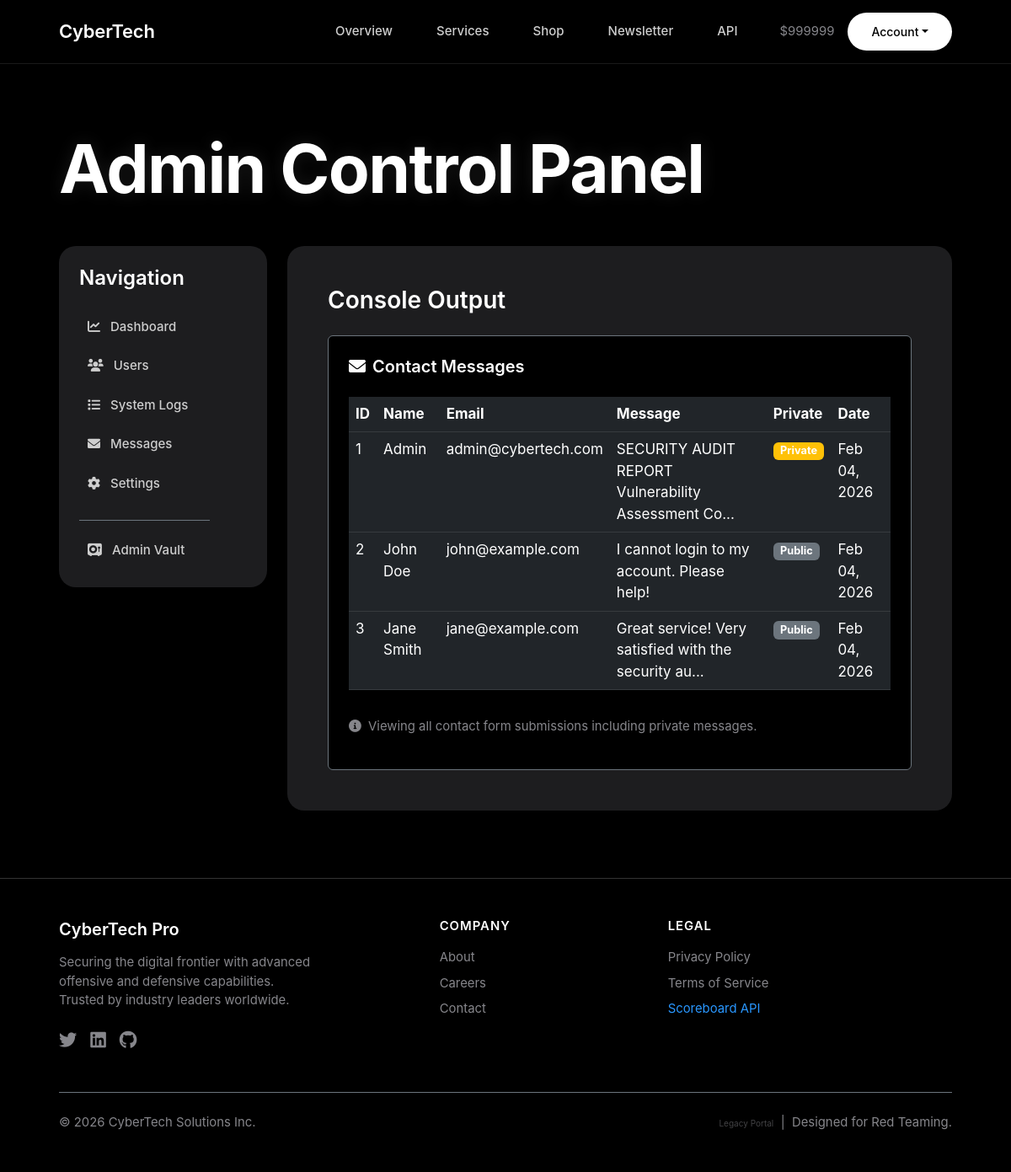
Screenshot of /red-team-new/challenge/admin.php?file=admin_messages (signed in) with the database file from the repository.
### tables this page shows
CREATE TABLE users (
    id INT AUTO_INCREMENT PRIMARY KEY,
    username VARCHAR(50) NOT NULL UNIQUE,
    password VARCHAR(255) NOT NULL,
    email VARCHAR(100),
    role VARCHAR(20) DEFAULT 'user',
    credits INT DEFAULT 100,
    created_at TIMESTAMP DEFAULT CURRENT_TIMESTAMP
);

CREATE TABLE messages (
    id INT AUTO_INCREMENT PRIMARY KEY,
    user_id INT,
    name VARCHAR(100),
    email VARCHAR(100),
    message TEXT,
    is_private BOOLEAN DEFAULT FALSE,
    created_at TIMESTAMP DEFAULT CURRENT_TIMESTAMP
);

### red-team-new/challenge/includes/config.php (called while the page is built, shortened)
<?php
$db_host = getenv('DB_HOST') ? getenv('DB_HOST') : "localhost";
$db_user = "redteam_user";
$db_pass = "root";
$db_name = "cybertech_db";
$conn = mysqli_connect($db_host, $db_user, $db_pass, $db_name);
if (!function_exists('getUserCredits')) {
    function getUserCredits($user_id)
    {
        global $conn;
        $query = "SELECT credits FROM users WHERE id = $user_id";
        $result = mysqli_query($conn, $query);
        $row = mysqli_fetch_assoc($result);
        return $row['credits'];
    }
}
?>

### red-team-new/challenge/admin_messages.php (the view)
<h5 class="text-white mb-4"><i class="fas fa-envelope me-2"></i>Contact Messages</h5>
<?php
$result = mysqli_query($conn, "SELECT * FROM messages ORDER BY created_at DESC");
?>
<div class="table-responsive">
    <table class="table table-dark table-hover">
        <thead>
            <tr>
                <th>ID</th>
                <th>Name</th>
                <th>Email</th>
                <th>Message</th>
                <th>Private</th>
                <th>Date</th>
            </tr>
        </thead>
        <tbody>
            <?php while ($row = mysqli_fetch_assoc($result)): ?>
                <tr>
                    <td>
                        <?php echo $row['id']; ?>
                    </td>
                    <td>
                        <?php echo htmlspecialchars($row['name']); ?>
                    </td>
                    <td>
                        <?php echo htmlspecialchars($row['email']); ?>
                    </td>
                    <td>
                        <?php echo htmlspecialchars(substr($row['message'], 0, 50)) . (strlen($row['message']) > 50 ? '...' : ''); ?>
                    </td>
                    <td>
                        <?php if ($row['is_private']): ?>
                            <span class="badge bg-warning">Private</span>
                        <?php else: ?>
                            <span class="badge bg-secondary">Public</span>
                        <?php endif; ?>
                    </td>
                    <td>
                        <?php echo date('M d, Y', strtotime($row['created_at'])); ?>
                    </td>
                </tr>
            <?php endwhile; ?>
        </tbody>
    </table>
</div>
<p class="text-secondary small mt-3">
    <i class="fas fa-info-circle me-1"></i>
    Viewing all contact form submissions including private messages.
</p>

### red-team-new/challenge/includes/header.php (shortened to what this page needs)
<!DOCTYPE html>
<html lang="en">
<head>
    <link href="https://cdn.jsdelivr.net/npm/bootstrap@5.3.0/dist/css/bootstrap.min.css" rel="stylesheet">
    <link href="https://cdnjs.cloudflare.com/ajax/libs/font-awesome/6.0.0/css/all.min.css" rel="stylesheet">
    <link href="css/style.css" rel="stylesheet">
</head>
<body>
    <nav class="navbar navbar-expand-lg sticky-top">
        <div class="container-custom w-100 d-flex justify-content-between align-items-center">
            <a class="navbar-brand" href="index.php">CyberTech</a>
            <div class="collapse navbar-collapse flex-grow-0" id="navbarNav">
                <ul class="navbar-nav gap-3 align-items-center">
                    <li class="nav-item"><a class="nav-link" href="index.php">Overview</a></li>
                    <li class="nav-item"><a class="nav-link" href="services.php">Services</a></li>
                    <li class="nav-item"><a class="nav-link" href="shop.php">Shop</a></li>
                    <li class="nav-item"><a class="nav-link" href="newsletter.php">Newsletter</a></li>
                    <li class="nav-item"><a class="nav-link" href="jwt_demo.php">API</a></li>
                    <?php if (isset($_SESSION['user_id'])):
                        $my_credits = getUserCredits($_SESSION['user_id']);
                        ?>
                        <li class="nav-item d-flex align-items-center gap-3 ms-3">
                            <span class="text-secondary small">$<?php echo $my_credits; ?></span>
                            <div class="dropdown">
                                <a href="#" class="btn btn-primary btn-sm dropdown-toggle"
                                    data-bs-toggle="dropdown">Account</a>
                            </div>
                        </li>
                    <?php endif; ?>
                </ul>
            </div>
        </div>
    </nav>

### red-team-new/challenge/css/style.css (style rules this page uses)
*, *::before, *::after { box-sizing: border-box; margin: 0; padding: 0; }
:root { --bg-color: #000000; --text-primary: #F5F5F7; --text-secondary: #86868b; --accent-color: #2997ff; --surface-color: #1d1d1f; --border-color: #424245; }
body { background-color: var(--bg-color); color: var(--text-primary); font-family: -apple-system, BlinkMacSystemFont, "Segoe UI", Roboto, Helvetica, Arial, sans-serif; font-size: 17px; line-height: 1.5; -webkit-font-smoothing: antialiased; min-height: 100vh; display: flex; flex-direction: column; }
h1, h2, h3, h4, h5, h6 { color: var(--text-primary); font-weight: 600; margin-bottom: 0.5em; }
.text-secondary { color: var(--text-secondary) !important; }
.text-white { color: #FFFFFF !important; }
.navbar { background-color: rgba(0, 0, 0, 0.8) !important; backdrop-filter: blur(20px); -webkit-backdrop-filter: blur(20px); border-bottom: 1px solid rgba(255, 255, 255, 0.1); padding: 15px 0; }
.navbar-brand { font-size: 22px; font-weight: 600; color: #FFFFFF !important; letter-spacing: -0.01em; }
.nav-link { color: #cecece !important; font-size: 15px; font-weight: 500; margin: 0 10px; }
.btn { border-radius: 980px; font-weight: 500; padding: 12px 28px; transition: all 0.2s ease; }
.btn-primary { background-color: #FFFFFF; color: #000000; border: none; }
.container-custom { max-width: 1100px; margin: 0 auto; padding: 0 20px; }

### rows the page displays
users: credits "999999"
messages: id "1", name "Admin", email "admin@cybertech.com", message "SECURITY AUDIT REPORT Vulnerability Assessment Co", is_private "Private", created_at "Feb 04, 2026"
messages: id "2", name "John Doe", email "john@example.com", message "I cannot login to my account. Please help!", is_private "Public", created_at "Feb 04, 2026"
messages: id "3", name "Jane Smith", email "jane@example.com", message "Great service! Very satisfied with the security au", is_private "Public", created_at "Feb 04, 2026"
